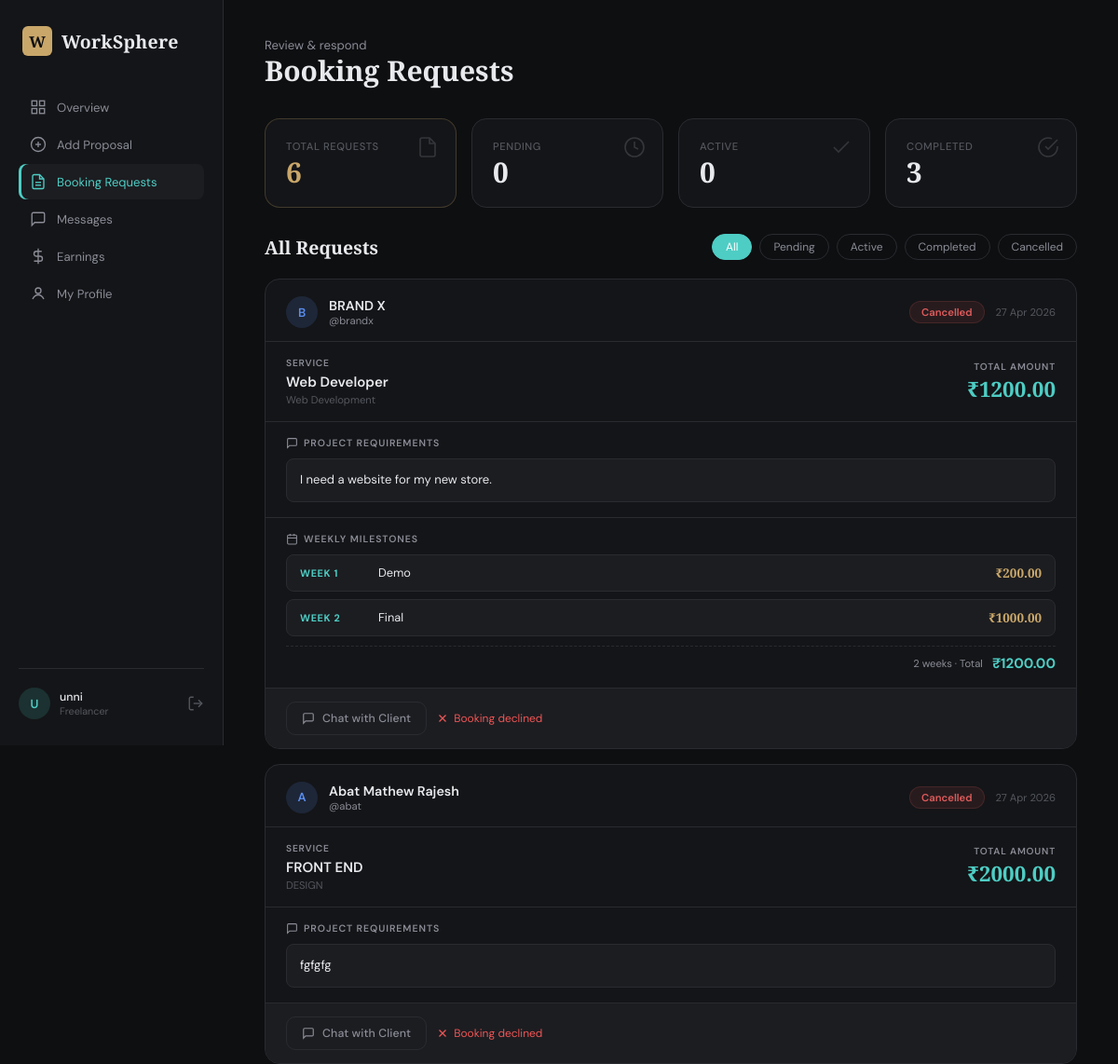
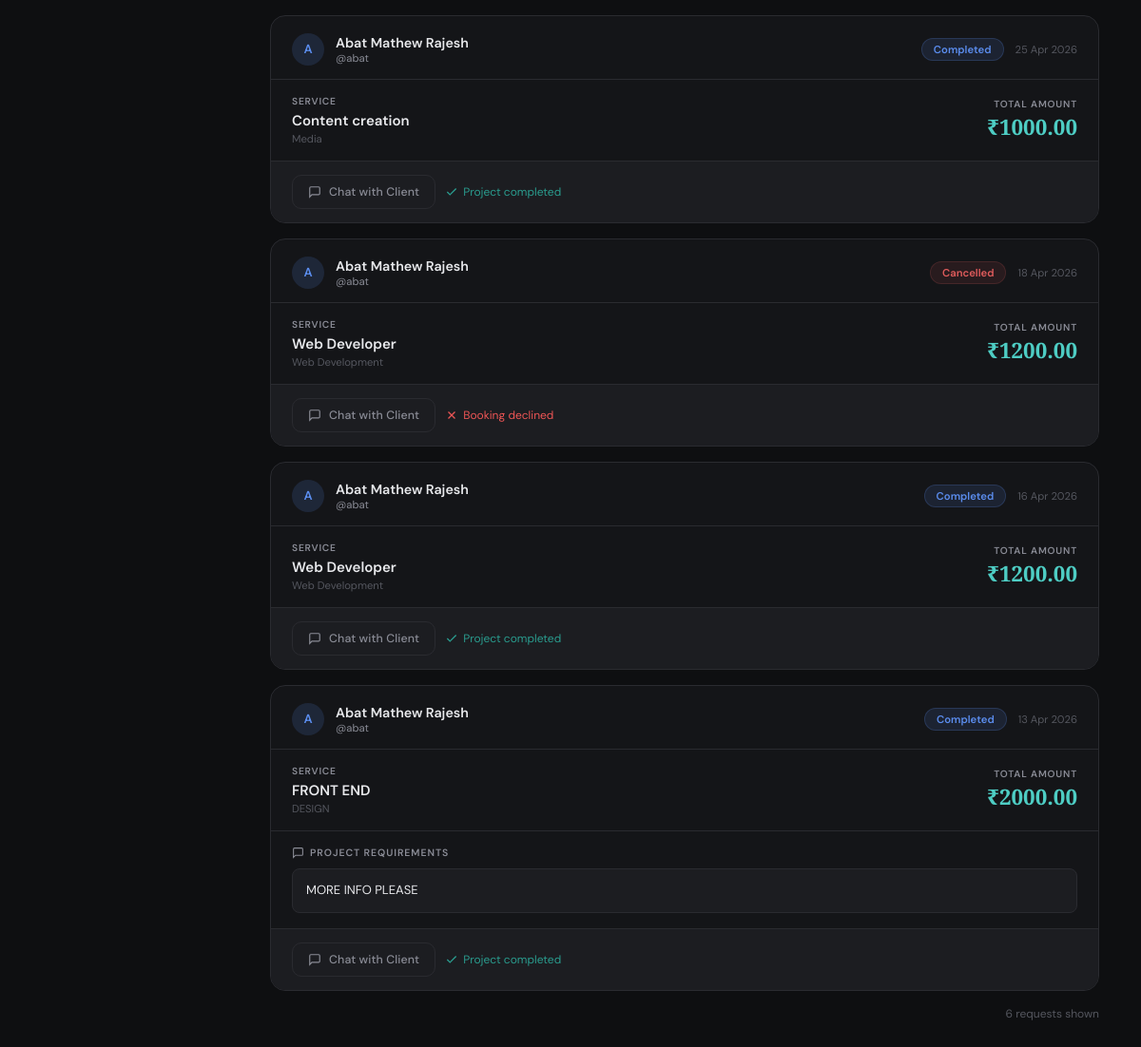
Screenshot of /freelancer/booking-requests (signed in) with the database file from the repository (2 pictures, top to bottom).
### models.py (models this page shows, shortened)
class User(UserMixin, db.Model):
    __tablename__ = 'user'
    id            = db.Column(db.Integer, primary_key=True)
    username      = db.Column(db.String(80),  unique=True, nullable=False)
    email         = db.Column(db.String(120), unique=True, nullable=False)
    full_name     = db.Column(db.String(150), nullable=False)
    password_hash = db.Column(db.String(256), nullable=False)
    role          = db.Column(db.String(20),  nullable=False, default='client')
    created_at    = db.Column(db.DateTime,    default=datetime.utcnow)
    services               = db.relationship('Service',  foreign_keys='Service.freelancer_id',  backref='freelancer', lazy=True)
    bookings_as_client     = db.relationship('Booking',  foreign_keys='Booking.client_id',      backref='client',     lazy=True)
    bookings_as_freelancer = db.relationship('Booking',  foreign_keys='Booking.freelancer_id',  backref='freelancer', lazy=True)
    sent_messages          = db.relationship('Message',  foreign_keys='Message.sender_id',      backref='sender',     lazy=True)
    received_messages      = db.relationship('Message',  foreign_keys='Message.receiver_id',    backref='receiver',   lazy=True)
    payments_made          = db.relationship('Payment',  foreign_keys='Payment.client_id',      backref='client',     lazy=True)
    payments_received      = db.relationship('Payment',  foreign_keys='Payment.freelancer_id',  backref='freelancer', lazy=True)

class Booking(db.Model):
    __tablename__ = 'booking'
    id            = db.Column(db.Integer, primary_key=True)
    client_id     = db.Column(db.Integer, db.ForeignKey('user.id'), nullable=False)
    freelancer_id = db.Column(db.Integer, db.ForeignKey('user.id'), nullable=False)
    service_id    = db.Column(db.Integer, db.ForeignKey('service.id'), nullable=False)
    status        = db.Column(db.String(20), default='pending')  # pending|accepted|completed|cancelled
    amount        = db.Column(db.Float,      nullable=False)
    message       = db.Column(db.Text,       nullable=True)
    created_at    = db.Column(db.DateTime,   default=datetime.utcnow)
    payment       = db.relationship('Payment',   backref='booking',      uselist=False, lazy=True)
    milestones    = db.relationship('Milestone', backref='booking',      lazy=True, order_by='Milestone.week_number')

class Service(db.Model):
    __tablename__ = 'service'
    id            = db.Column(db.Integer, primary_key=True)
    freelancer_id = db.Column(db.Integer, db.ForeignKey('user.id'), nullable=False)
    title         = db.Column(db.String(150), nullable=False)
    description   = db.Column(db.Text,        nullable=False)
    category      = db.Column(db.String(80),  nullable=False)
    price         = db.Column(db.Float,       nullable=False)
    is_active     = db.Column(db.Boolean,     default=True)
    created_at    = db.Column(db.DateTime,    default=datetime.utcnow)
    bookings      = db.relationship('Booking', backref='service', lazy=True)

class Milestone(db.Model):
    __tablename__ = 'milestone'
    id          = db.Column(db.Integer, primary_key=True)
    booking_id  = db.Column(db.Integer, db.ForeignKey('booking.id'), nullable=False)
    week_number = db.Column(db.Integer, nullable=False)
    description = db.Column(db.Text,    nullable=False)
    price       = db.Column(db.Float,   nullable=False)
    status      = db.Column(db.String(20), default='pending')  # pending|completed
    created_at  = db.Column(db.DateTime,   default=datetime.utcnow)

### app.py (the view)
@app.route('/freelancer/booking-requests')
@login_required
def booking_requests():
    if current_user.role != 'freelancer':
        return redirect(url_for('dashboard'))
    my_bookings   = Booking.query.filter_by(freelancer_id=current_user.id)\
                          .order_by(Booking.created_at.desc()).all()
    pending_count = sum(1 for b in my_bookings if b.status == 'pending')
    unread_msgs   = Message.query.filter_by(receiver_id=current_user.id, is_read=False).count()
    return render_template('booking_requests.html',
        my_bookings=my_bookings,
        pending_count=pending_count,
        unread_msgs=unread_msgs)

### templates/booking_requests.html (shortened to what this page needs)
{% extends "base.html" %}
{% block content %}
<div class="app-layout">
  <aside class="sidebar sidebar--freelancer">
    <div class="sidebar__brand">
      <div class="brand__mark brand__mark--sm">W</div>
      <span class="brand__name">WorkSphere</span>
    </div>
    <nav class="sidebar__nav">
  <a href="{{ url_for('dashboard') }}"
     class="nav-item {% if request.endpoint == 'dashboard' %}nav-item--active{% endif %}">
    <svg viewBox="0 0 24 24" fill="none" stroke="currentColor" stroke-width="1.8" width="18">
      <rect x="3" y="3" width="7" height="7"/>
      <rect x="14" y="3" width="7" height="7"/>
      <rect x="3" y="14" width="7" height="7"/>
      <rect x="14" y="14" width="7" height="7"/>
    </svg>
    <span>Overview</span>
  </a>
  <a href="{{ url_for('add_service') }}"
     class="nav-item {% if request.endpoint == 'add_service' %}nav-item--active{% endif %}">
    <svg viewBox="0 0 24 24" fill="none" stroke="currentColor" stroke-width="1.8" width="18">
      <circle cx="12" cy="12" r="10"/>
      <line x1="12" y1="8" x2="12" y2="16"/>
      <line x1="8" y1="12" x2="16" y2="12"/>
    </svg>
    <span>Add Proposal</span>
  </a>
  <a href="{{ url_for('booking_requests') }}"
     class="nav-item {% if request.endpoint == 'booking_requests' %}nav-item--active{% endif %}">
    <svg viewBox="0 0 24 24" fill="none" stroke="currentColor" stroke-width="1.8" width="18">
      <path d="M14 2H6a2 2 0 0 0-2 2v16a2 2 0 0 0 2 2h12a2 2 0 0 0 2-2V8z"/>
      <polyline points="14 2 14 8 20 8"/>
      <line x1="16" y1="13" x2="8" y2="13"/>
      <line x1="16" y1="17" x2="8" y2="17"/>
    </svg>
    <span>Booking Requests</span>
  </a>
  <a href="{{ url_for('messages') }}"
     class="nav-item {% if request.endpoint == 'messages' %}nav-item--active{% endif %}">
    <svg viewBox="0 0 24 24" fill="none" stroke="currentColor" stroke-width="1.8" width="18">
      <path d="M21 15a2 2 0 0 1-2 2H7l-4 4V5a2 2 0 0 1 2-2h14a2 2 0 0 1 2 2z"/>
    </svg>
    <span>Messages</span>
  </a>
  <a href="{{ url_for('payments') }}"
     class="nav-item {% if request.endpoint == 'payments' %}nav-item--active{% endif %}">
    <svg viewBox="0 0 24 24" fill="none" stroke="currentColor" stroke-width="1.8" width="18">
      <line x1="12" y1="1" x2="12" y2="23"/>
      <path d="M17 5H9.5a3.5 3.5 0 0 0 0 7h5a3.5 3.5 0 0 1 0 7H6"/>
    </svg>
    <span>Earnings</span>
  </a>
  <a href="{{ url_for('freelancer_profile') }}"
     class="nav-item {% if request.endpoint == 'freelancer_profile' %}nav-item--active{% endif %}">
    <svg viewBox="0 0 24 24" fill="none" stroke="currentColor" stroke-width="1.8" width="18">
      <circle cx="12" cy="8" r="4"/>
      <path d="M4 20c2-4 6-6 8-6s6 2 8 6"/>
    </svg>
    <span>My Profile</span>
  </a>
</nav>
    <div class="sidebar__footer">
      <div class="sidebar__user">
        <div class="avatar avatar--freelancer">{{ current_user.username[0].upper() }}</div>
        <div class="sidebar__user-info">
          <span class="sidebar__user-name">{{ current_user.username }}</span>
          <span class="sidebar__user-role">Freelancer</span>
        </div>
      </div>
      <a href="{{ url_for('logout') }}" class="logout-btn" title="Logout">
        <svg viewBox="0 0 24 24" fill="none" stroke="currentColor" stroke-width="1.8" width="18"><path d="M9 21H5a2 2 0 0 1-2-2V5a2 2 0 0 1 2-2h4"/><polyline points="16 17 21 12 16 7"/><line x1="21" y1="12" x2="9" y2="12"/></svg>
      </a>
    </div>
  </aside>
  <main class="main-content">
    <header class="page-header">
      <div class="page-header__left">
        <p class="page-header__greeting">Review & respond</p>
        <h2 class="page-header__title">Booking Requests</h2>
      </div>
    </header>
    <div class="stats-grid" style="margin-bottom:28px">
      <div class="stat-card stat-card--accent">
        <span class="stat-card__label">Total Requests</span>
        <span class="stat-card__value">{{ my_bookings | length }}</span>
        <div class="stat-card__icon"><svg viewBox="0 0 24 24" fill="none" stroke="currentColor" stroke-width="1.6" width="24"><path d="M14 2H6a2 2 0 0 0-2 2v16a2 2 0 0 0 2 2h12a2 2 0 0 0 2-2V8z"/><polyline points="14 2 14 8 20 8"/></svg></div>
      </div>
      <div class="stat-card">
        <span class="stat-card__label">Pending</span>
        <span class="stat-card__value">{{ my_bookings | selectattr('status','equalto','pending') | list | length }}</span>
        <div class="stat-card__icon"><svg viewBox="0 0 24 24" fill="none" stroke="currentColor" stroke-width="1.6" width="24"><circle cx="12" cy="12" r="10"/><polyline points="12 6 12 12 16 14"/></svg></div>
      </div>
      <div class="stat-card">
        <span class="stat-card__label">Active</span>
        <span class="stat-card__value">{{ my_bookings | selectattr('status','equalto','accepted') | list | length }}</span>
        <div class="stat-card__icon"><svg viewBox="0 0 24 24" fill="none" stroke="currentColor" stroke-width="1.6" width="24"><polyline points="20 6 9 17 4 12"/></svg></div>
      </div>
      <div class="stat-card">
        <span class="stat-card__label">Completed</span>
        <span class="stat-card__value">{{ my_bookings | selectattr('status','equalto','completed') | list | length }}</span>
        <div class="stat-card__icon"><svg viewBox="0 0 24 24" fill="none" stroke="currentColor" stroke-width="1.6" width="24"><path d="M22 11.08V12a10 10 0 1 1-5.93-9.14"/><polyline points="22 4 12 14.01 9 11.01"/></svg></div>
      </div>
    </div>
    <div class="section-header" style="margin-bottom:20px">
      <h3 class="section-title">All Requests</h3>
      <div style="display:flex;gap:8px" id="filterTabs">
        <button class="filter-tab filter-tab--active" data-filter="all">All</button>
        <button class="filter-tab" data-filter="pending">Pending</button>
        <button class="filter-tab" data-filter="accepted">Active</button>
        <button class="filter-tab" data-filter="completed">Completed</button>
        <button class="filter-tab" data-filter="cancelled">Cancelled</button>
      </div>
    </div>
    {% if my_bookings %}
    <div id="requestsContainer">
      {% for booking in my_bookings %}
      <div class="request-card" data-status="{{ booking.status }}" id="req-{{ booking.id }}">
        <div class="request-card__header">
          <div style="display:flex;align-items:center;gap:12px">
            <div class="avatar avatar--client">{{ booking.client.username[0].upper() }}</div>
            <div>
              <div style="font-weight:600;font-size:.95rem;color:var(--text)">{{ booking.client.full_name }}</div>
              <div style="font-size:.75rem;color:var(--text-2)">@{{ booking.client.username }}</div>
            </div>
          </div>
          <div style="display:flex;align-items:center;gap:12px">
            <span class="status-badge status-badge--{{ booking.status }}" style="font-size:.75rem;padding:4px 12px">
              {{ booking.status | capitalize }}
            </span>
            <span style="font-size:.75rem;color:var(--text-3)">{{ booking.created_at.strftime('%d %b %Y') }}</span>
          </div>
        </div>
        <div class="request-card__service-row">
          <div class="request-card__service-info">
            <span style="font-size:.68rem;font-weight:600;letter-spacing:.08em;text-transform:uppercase;color:var(--text-2)">Service</span>
            <span style="font-weight:600;color:var(--text);margin-top:2px">{{ booking.service.title }}</span>
            <span style="font-size:.75rem;color:var(--text-3)">{{ booking.service.category }}</span>
          </div>
          <div class="request-card__amount">
            <span style="font-size:.68rem;font-weight:600;letter-spacing:.08em;text-transform:uppercase;color:var(--text-2)">Total Amount</span>
            <span style="font-size:1.5rem;font-weight:700;color:var(--freelancer);font-family:'Cormorant Garamond',serif">₹{{ "%.2f"|format(booking.amount) }}</span>
          </div>
        </div>
        {% if booking.message %}
        <div class="request-card__section">
          <div class="request-card__section-label">
            <svg viewBox="0 0 24 24" fill="none" stroke="currentColor" stroke-width="2" width="13"><path d="M21 15a2 2 0 0 1-2 2H7l-4 4V5a2 2 0 0 1 2-2h14a2 2 0 0 1 2 2z"/></svg>
            Project Requirements
          </div>
          <p class="request-card__requirements">{{ booking.message }}</p>
        </div>
        {% endif %}
        {% if booking.milestones %}
        <div class="request-card__section">
          <div class="request-card__section-label">
            <svg viewBox="0 0 24 24" fill="none" stroke="currentColor" stroke-width="2" width="13"><rect x="3" y="4" width="18" height="18" rx="2" ry="2"/><line x1="16" y1="2" x2="16" y2="6"/><line x1="8" y1="2" x2="8" y2="6"/><line x1="3" y1="10" x2="21" y2="10"/></svg>
            Weekly Milestones
          </div>
          <div class="milestones-grid">
            {% for m in booking.milestones %}
            <div class="milestone-chip">
              <div class="milestone-chip__week">Week {{ m.week_number }}</div>
              <div class="milestone-chip__desc">{{ m.description }}</div>
              <div class="milestone-chip__price">₹{{ "%.2f"|format(m.price) }}</div>
            </div>
            {% endfor %}
          </div>
          <div class="milestones-total">
            <span style="font-size:.75rem;color:var(--text-2)">{{ booking.milestones | length }} week{{ 's' if booking.milestones | length != 1 }} · Total</span>
            <span style="font-weight:700;color:var(--freelancer)">₹{{ "%.2f"|format(booking.amount) }}</span>
          </div>
        </div>
        {% endif %}
        <div class="request-card__actions">
          <a href="{{ url_for('chat', other_id=booking.client_id) }}" class="btn btn--outline btn--sm">
            <svg viewBox="0 0 24 24" fill="none" stroke="currentColor" stroke-width="2" width="14"><path d="M21 15a2 2 0 0 1-2 2H7l-4 4V5a2 2 0 0 1 2-2h14a2 2 0 0 1 2 2z"/></svg>
            Chat with Client
          </a>
          {% if booking.status == 'pending' %}
            <form method="POST" action="{{ url_for('chat_update_booking', other_id=booking.client_id, booking_id=booking.id) }}" style="display:inline">
              <input type="hidden" name="status" value="cancelled">
              <button type="submit" class="btn btn--sm"
                onclick="return confirm('Decline this booking request?')"
                style="background:transparent;border:1px solid rgba(229,85,85,.4);color:#e55">
                <svg viewBox="0 0 24 24" fill="none" stroke="currentColor" stroke-width="2.2" width="14"><line x1="18" y1="6" x2="6" y2="18"/><line x1="6" y1="6" x2="18" y2="18"/></svg>
                Decline
              </button>
            </form>
            <form method="POST" action="{{ url_for('chat_update_booking', other_id=booking.client_id, booking_id=booking.id) }}" style="display:inline">
              <input type="hidden" name="status" value="accepted">
              <button type="submit" class="btn btn--primary btn--sm"
                onclick="return confirm('Accept this booking?')"
                style="background:#2a9d8f;border-color:#2a9d8f">
                <svg viewBox="0 0 24 24" fill="none" stroke="currentColor" stroke-width="2.2" width="14"><polyline points="20 6 9 17 4 12"/></svg>
                Accept Booking
              </button>
            </form>
          {% elif booking.status == 'completed' %}
            <span style="font-size:.8rem;color:#2a9d8f;display:inline-flex;align-items:center;gap:5px">
              <svg viewBox="0 0 24 24" fill="none" stroke="currentColor" stroke-width="2.2" width="14"><polyline points="20 6 9 17 4 12"/></svg>
              Project completed
            </span>
          {% elif booking.status == 'cancelled' %}
            <span style="font-size:.8rem;color:#e55;display:inline-flex;align-items:center;gap:5px">
              <svg viewBox="0 0 24 24" fill="none" stroke="currentColor" stroke-width="2.2" width="14"><line x1="18" y1="6" x2="6" y2="18"/><line x1="6" y1="6" x2="18" y2="18"/></svg>
              Booking declined
            </span>
          {% endif %}
        </div>
      </div>
      {% endfor %}
    </div>
    <p style="margin-top:12px;font-size:.8rem;color:var(--text-3);text-align:right" id="rowCount"></p>
    {% endif %}
  </main>
</div>
{% endblock %}

### rows the page displays
User: username "U", username "unni"
Booking: client "B", client.full_name "BRAND X", client.username "brandx", status "Cancelled", created_at "27 Apr 2026", service "Web Developer", service.category "Web Development", amount "1200.00", message "I need a website for my new store.", milestones|length "2", milestones "s", shows "Booking declined"
Milestone: week_number "1", description "Demo", price "200.00"
Milestone: week_number "2", description "Final", price "1000.00"
Booking: client "A", client.full_name "Abat Mathew Rajesh", client.username "abat", status "Cancelled", created_at "27 Apr 2026", service "FRONT END", service.category "DESIGN", amount "2000.00", message "fgfgfg", shows "Booking declined"
Booking: client "A", client.full_name "Abat Mathew Rajesh", client.username "abat", status "Completed", created_at "25 Apr 2026", service "Content creation", service.category "Media", amount "1000.00", shows "Project completed"
Booking: client "A", client.full_name "Abat Mathew Rajesh", client.username "abat", status "Cancelled", created_at "18 Apr 2026", service "Web Developer", service.category "Web Development", amount "1200.00", shows "Booking declined"
Booking: client "A", client.full_name "Abat Mathew Rajesh", client.username "abat", status "Completed", created_at "16 Apr 2026", service "Web Developer", service.category "Web Development", amount "1200.00", shows "Project completed"
Booking: client "A", client.full_name "Abat Mathew Rajesh", client.username "abat", status "Completed", created_at "13 Apr 2026", service "FRONT END", service.category "DESIGN", amount "2000.00", message "MORE INFO PLEASE", shows "Project completed"

### other values shown
{{ my_bookings | length }} "6"
{{ my_bookings | selectattr('status','equalto','pending') | list | length }} "0"
